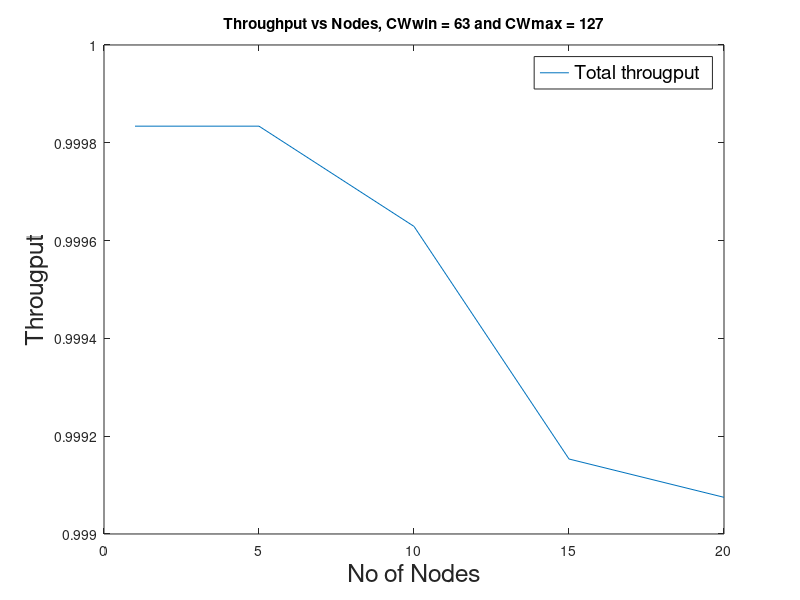

Write MATLAB code to recreate this figure.
nodes = [1, 5, 10, 15, 20];
througput = [0.999834, 4.99917 ,9.99629 ,14.9873,	19.9815 ];
%plot (nodes, througput);

per_node_thput = [0, 0, 0, 0, 0];
total_thput_normalized = [0, 0, 0, 0, 0];
% hold on;

for i = 1: 5
    per_node_thput(i) = througput(i)/nodes(i);
    total_thput_normalized(i) = througput(i)/nodes(i);
end
plot (nodes, total_thput_normalized );
title('Throughput vs Nodes, CWwin = 63 and CWmax = 127')
xlabel('No of Nodes', 'FontSize', 18);
ylabel('Througput', 'FontSize', 18);
legend('Total througput', 'Per node throughput', 'FontSize', 14);